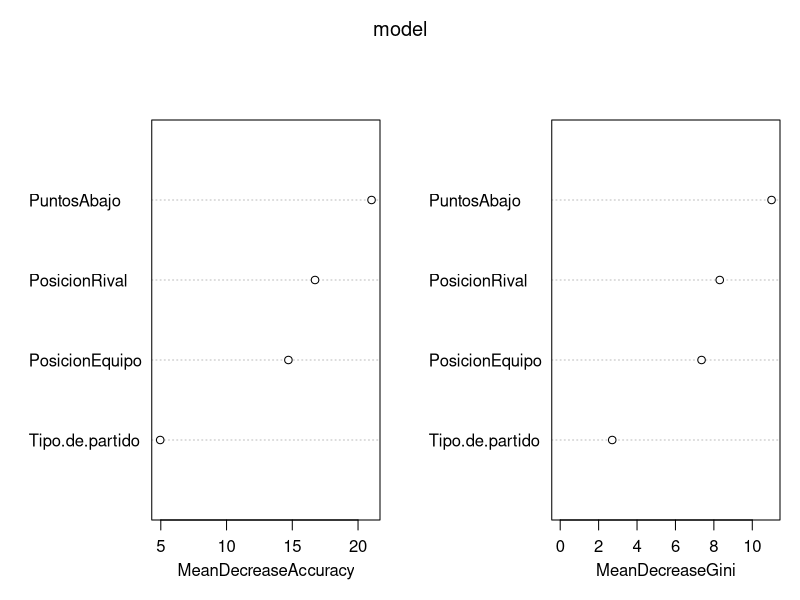
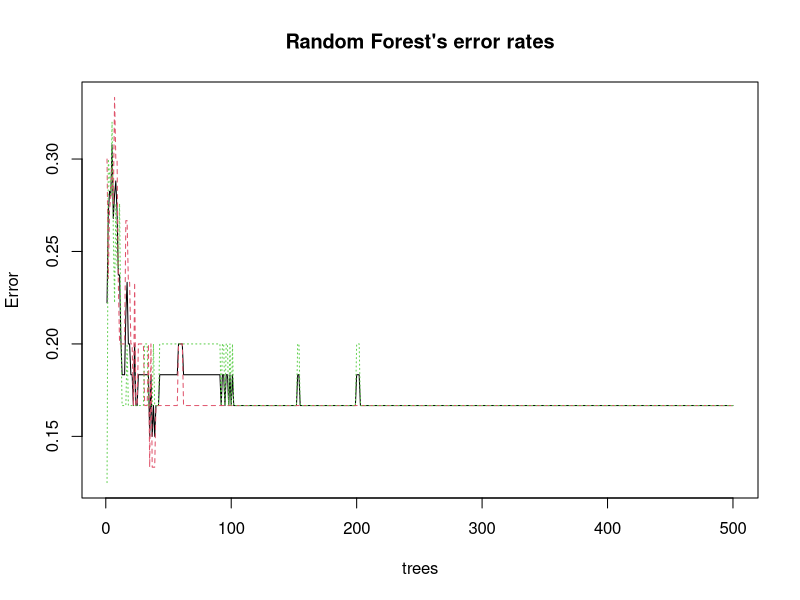

These figures' R source, in order: (Note: this script raises an error after producing the figures.)
#Leemos el archivo csv.
NBA<- read.csv(file="NBADATOS.csv",sep=";")
NBA$Tipo.de.partido <- factor(NBA$Tipo.de.partido)
#Dividimos el conjunto de datos en training y test.
set.seed(1234)
ind <- sample(2, nrow(NBA),replace= TRUE,prob=c(0.8,0.2))
train <- NBA[ind==1,]
test <- NBA[ind==2,]

#RANDOM FOREST
library(randomForest)
#Para observar la estructura de los datos
str(train)
train$Y<-factor(train$Y)
#Como la variable dependiente ya es un factor, no es necesario hacer la transformaci?n.
#creando el modelo usando la funci?n "randomForest"

model<-randomForest(Y~PosicionEquipo+PosicionRival+PuntosAbajo+Tipo.de.partido, data = train,ntree=500,importance=TRUE,maxnodes=10,mtry=25)
model
#Type of random forest: classification
#Number of trees: 500

#Creamos un objeto con las "importancias" de las variables
importancia=data.frame(importance(model))
#install.packages("reshape")
library(reshape)
importancia<-sort_df(importancia,vars='MeanDecreaseGini')
importancia
varImpPlot(model)

model<-randomForest(Y~PosicionRival+PosicionEquipo+PuntosAbajo, data = train,ntree=500,importance=TRUE,maxnodes=10,mtry=25)
model

plot(model,main = "Random Forest's error rates", 
     legend=c(x=500, y=0.20, legend=c("Resilient","No resilient")),
     fill=c("red","green"),cex=0.1,text.front=4, bg='grey')
plot
model

#Predicción y matrix de confusión para el test:
pred <- predict(model,test,type="response")
table(test$Y,pred)

probs <- predict(fit,test, type = "prob")
head(probs)
pred <- prediction(probs[,2], test$Y)

#Forma 1: Paquete ROC
#tpr: true positive rate 
#fpr: false positive rate
per <- performance(pred,"tpr","fpr")
#Calculando el AUC
perf_AUC <- performance(pred,"auc")
AUC=perf_AUC@y.values[[1]]
#Graficando ROC
plot(per, main="ROC curve")
text(0.5,0.5, paste("AUC=",format(AUC,digits = 5,scientific = F)))

#Forma 2:
#caret y pROC
library(pROC)
result.roc <- roc(test,probs[,2])
plot(result.roc , print.thres="best", print..thres.best.method =
       "closest.topleft", main= "ROC curve")
result.coord <- coords(result.roc,"best",best.method =
                         "closest.topleft", ret=c("threshold","accurracy"))
#Para obtener teta de corte
print(result.coord)
